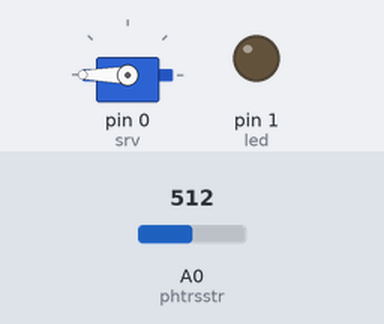
This sketch was run on a simulated Arduino Uno, built with avr-gcc and run on an emulated ATmega328P. On the bench: servo, output pins drawn as LEDs (lit = HIGH). The test bench sets the inputs (shaded band); at power-on: A0 (phtrsstr) = 512.

Above: at 1.3 s.
1.4 s: A0 (phtrsstr) set to 490
At 1.9 s:
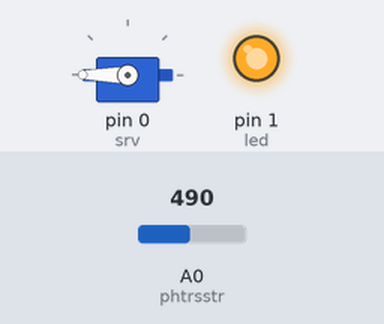
Timing chart, 0 to 4.4 s (numbered marks = the images above; inputs shaded):
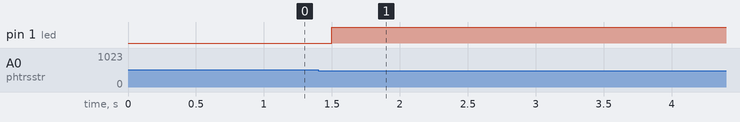

Measured:
- the behaviour switches between 502 and 501 on A0 (phtrsstr) (found by bisection; images 0 and 1)
- after the input at 1.4 s, pin 1 (led): LOW → HIGH after 0.10 s

The sketch:

RUBEGOLD.INO
```cpp
// code for rube goldberg, won't do much without a structure
#include <Servo.h>
Servo servo1;
int srv = 0; // standard servo
int phtrsstr = 0; //photoresistor
int led = 1;
int lightCal;
int lightVal;
void setup() {
  // photoresistor is on an analog pin and does not need to be set
  pinMode(srv, OUTPUT);
  pinMode(led, OUTPUT);
  servo1.attach(srv);
  lightCal = analogRead(phtrsstr);
}
void loop() {
  st();
  pr();
}
void st() {
  //START
  servo1.write(180);
  delay(500);
  servo1.write(0);
}
void pr() {
  //Light an LED at the end
  lightVal = analogRead(phtrsstr);
  if (lightVal < lightCal - 10) {
    digitalWrite(1, HIGH);
  }
}
```
